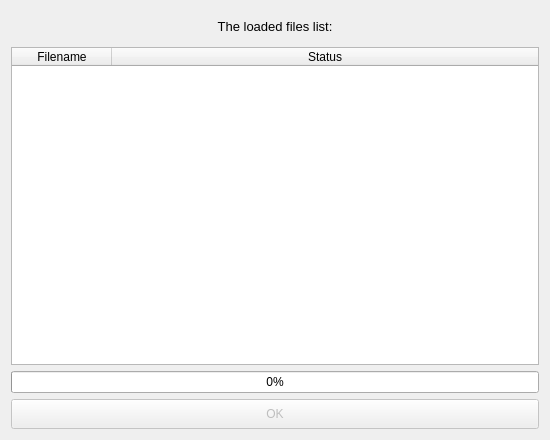
<?xml version="1.0" encoding="UTF-8"?>
<ui version="4.0">
 <class>StatusLoadingWindow</class>
 <widget class="QWidget" name="StatusLoadingWindow">
  <property name="geometry">
   <rect>
    <x>0</x>
    <y>0</y>
    <width>550</width>
    <height>440</height>
   </rect>
  </property>
  <property name="windowTitle">
   <string>File loading</string>
  </property>
  <layout class="QVBoxLayout" name="verticalLayout">
   <item>
    <widget class="QLabel" name="label">
     <property name="minimumSize">
      <size>
       <width>0</width>
       <height>30</height>
      </size>
     </property>
     <property name="font">
      <font>
       <pointsize>10</pointsize>
      </font>
     </property>
     <property name="text">
      <string>The loaded files list:</string>
     </property>
     <property name="alignment">
      <set>Qt::AlignCenter</set>
     </property>
    </widget>
   </item>
   <item>
    <widget class="QTableWidget" name="table">
     <property name="editTriggers">
      <set>QAbstractItemView::NoEditTriggers</set>
     </property>
     <attribute name="horizontalHeaderStretchLastSection">
      <bool>true</bool>
     </attribute>
     <column>
      <property name="text">
       <string>Filename</string>
      </property>
     </column>
     <column>
      <property name="text">
       <string>Status</string>
      </property>
     </column>
    </widget>
   </item>
   <item>
    <widget class="QProgressBar" name="progress">
     <property name="value">
      <number>0</number>
     </property>
    </widget>
   </item>
   <item>
    <widget class="QPushButton" name="OKButton">
     <property name="enabled">
      <bool>false</bool>
     </property>
     <property name="minimumSize">
      <size>
       <width>0</width>
       <height>30</height>
      </size>
     </property>
     <property name="cursor">
      <cursorShape>PointingHandCursor</cursorShape>
     </property>
     <property name="text">
      <string>OK</string>
     </property>
    </widget>
   </item>
  </layout>
 </widget>
 <resources/>
 <connections/>
</ui>
